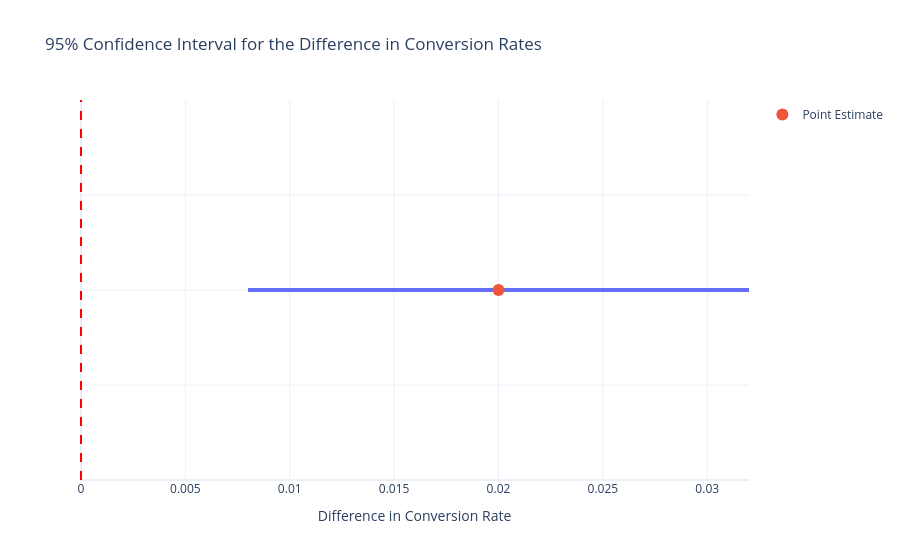

The cell this chart's notebook holds for it:
### Code cell
fig_ci.add_vline(
    x=0,
    line_dash="dash",
    line_color="red"
)
fig_ci.update_layout(
    title="95% Confidence Interval for the Difference in Conversion Rates",
    xaxis_title="Difference in Conversion Rate",
    yaxis=dict(showticklabels=False),
    template="plotly_white"
)

### Figure 1 — Plotly figure (JSON) as saved in the notebook; plotly's stock layout.template omitted (floating-point values rounded to 4 significant figures)
{"data": [{"line": {"width": 4}, "mode": "lines", "showlegend": false, "type": "scatter", "x": [0.008, 0.032], "y": [1, 1]}, {"marker": {"size": 12}, "mode": "markers", "name": "Point Estimate", "type": "scatter", "x": [0.02], "y": [1]}], "layout": {"shapes": [{"line": {"color": "red", "dash": "dash"}, "type": "line", "x0": 0, "x1": 0, "xref": "x", "y0": 0, "y1": 1, "yref": "y domain"}], "title": {"text": "95% Confidence Interval for the Difference in Conversion Rates"}, "xaxis": {"title": {"text": "Difference in Conversion Rate"}}, "yaxis": {"showticklabels": false}}}
